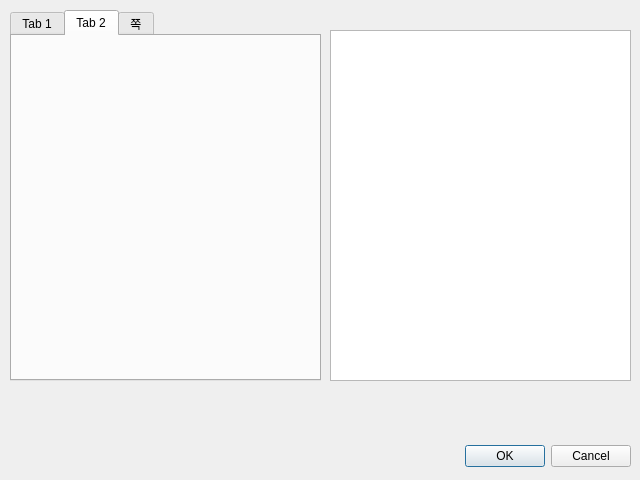
<?xml version="1.0" encoding="UTF-8"?>
<ui version="4.0">
 <class>Dialog</class>
 <widget class="QDialog" name="Dialog">
  <property name="geometry">
   <rect>
    <x>0</x>
    <y>0</y>
    <width>640</width>
    <height>480</height>
   </rect>
  </property>
  <property name="windowTitle">
   <string>Dialog</string>
  </property>
  <widget class="QDialogButtonBox" name="buttonBox">
   <property name="geometry">
    <rect>
     <x>10</x>
     <y>440</y>
     <width>621</width>
     <height>32</height>
    </rect>
   </property>
   <property name="orientation">
    <enum>Qt::Horizontal</enum>
   </property>
   <property name="standardButtons">
    <set>QDialogButtonBox::Cancel|QDialogButtonBox::Ok</set>
   </property>
  </widget>
  <widget class="QTabWidget" name="tabWidget">
   <property name="geometry">
    <rect>
     <x>10</x>
     <y>10</y>
     <width>311</width>
     <height>371</height>
    </rect>
   </property>
   <property name="currentIndex">
    <number>1</number>
   </property>
   <widget class="QWidget" name="tab">
    <attribute name="title">
     <string>Tab 1</string>
    </attribute>
    <widget class="QLineEdit" name="lineEdit">
     <property name="geometry">
      <rect>
       <x>120</x>
       <y>40</y>
       <width>113</width>
       <height>20</height>
      </rect>
     </property>
    </widget>
    <widget class="QLabel" name="label">
     <property name="geometry">
      <rect>
       <x>10</x>
       <y>40</y>
       <width>81</width>
       <height>16</height>
      </rect>
     </property>
     <property name="text">
      <string>시/도 입력</string>
     </property>
    </widget>
    <widget class="QLabel" name="label_2">
     <property name="geometry">
      <rect>
       <x>10</x>
       <y>80</y>
       <width>81</width>
       <height>16</height>
      </rect>
     </property>
     <property name="text">
      <string>시/군/구 입력</string>
     </property>
    </widget>
    <widget class="QLineEdit" name="lineEdit_2">
     <property name="geometry">
      <rect>
       <x>120</x>
       <y>80</y>
       <width>113</width>
       <height>20</height>
      </rect>
     </property>
    </widget>
    <widget class="QLabel" name="label_3">
     <property name="geometry">
      <rect>
       <x>10</x>
       <y>120</y>
       <width>81</width>
       <height>16</height>
      </rect>
     </property>
     <property name="text">
      <string>영업 요일 입력</string>
     </property>
    </widget>
    <widget class="QComboBox" name="comboBox">
     <property name="geometry">
      <rect>
       <x>120</x>
       <y>120</y>
       <width>76</width>
       <height>22</height>
      </rect>
     </property>
    </widget>
   </widget>
   <widget class="QWidget" name="tab_2">
    <attribute name="title">
     <string>Tab 2</string>
    </attribute>
   </widget>
   <widget class="QWidget" name="tab_3">
    <attribute name="title">
     <string>쪽</string>
    </attribute>
   </widget>
  </widget>
  <widget class="QListWidget" name="listWidget">
   <property name="geometry">
    <rect>
     <x>330</x>
     <y>30</y>
     <width>301</width>
     <height>351</height>
    </rect>
   </property>
  </widget>
 </widget>
 <resources/>
 <connections>
  <connection>
   <sender>buttonBox</sender>
   <signal>accepted()</signal>
   <receiver>Dialog</receiver>
   <slot>accept()</slot>
   <hints>
    <hint type="sourcelabel">
     <x>248</x>
     <y>254</y>
    </hint>
    <hint type="destinationlabel">
     <x>157</x>
     <y>274</y>
    </hint>
   </hints>
  </connection>
  <connection>
   <sender>buttonBox</sender>
   <signal>rejected()</signal>
   <receiver>Dialog</receiver>
   <slot>reject()</slot>
   <hints>
    <hint type="sourcelabel">
     <x>316</x>
     <y>260</y>
    </hint>
    <hint type="destinationlabel">
     <x>286</x>
     <y>274</y>
    </hint>
   </hints>
  </connection>
 </connections>
</ui>
